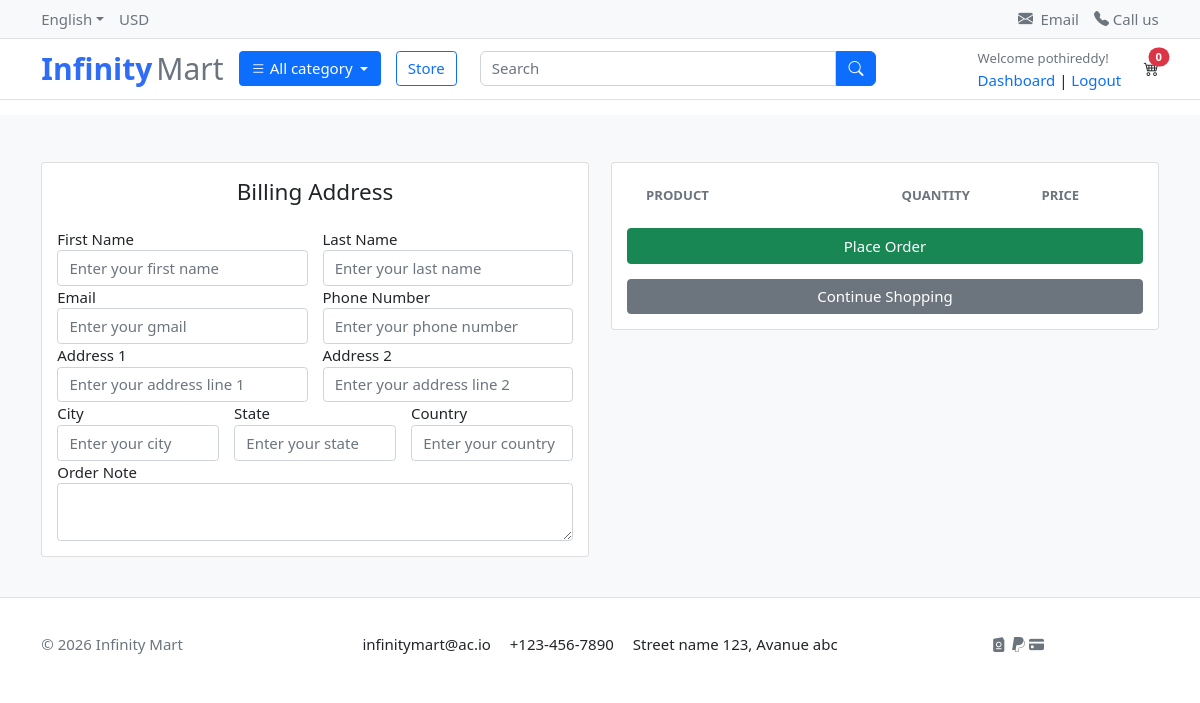
/cart/checkout (signed in), run on an earlier commit of the app's database.
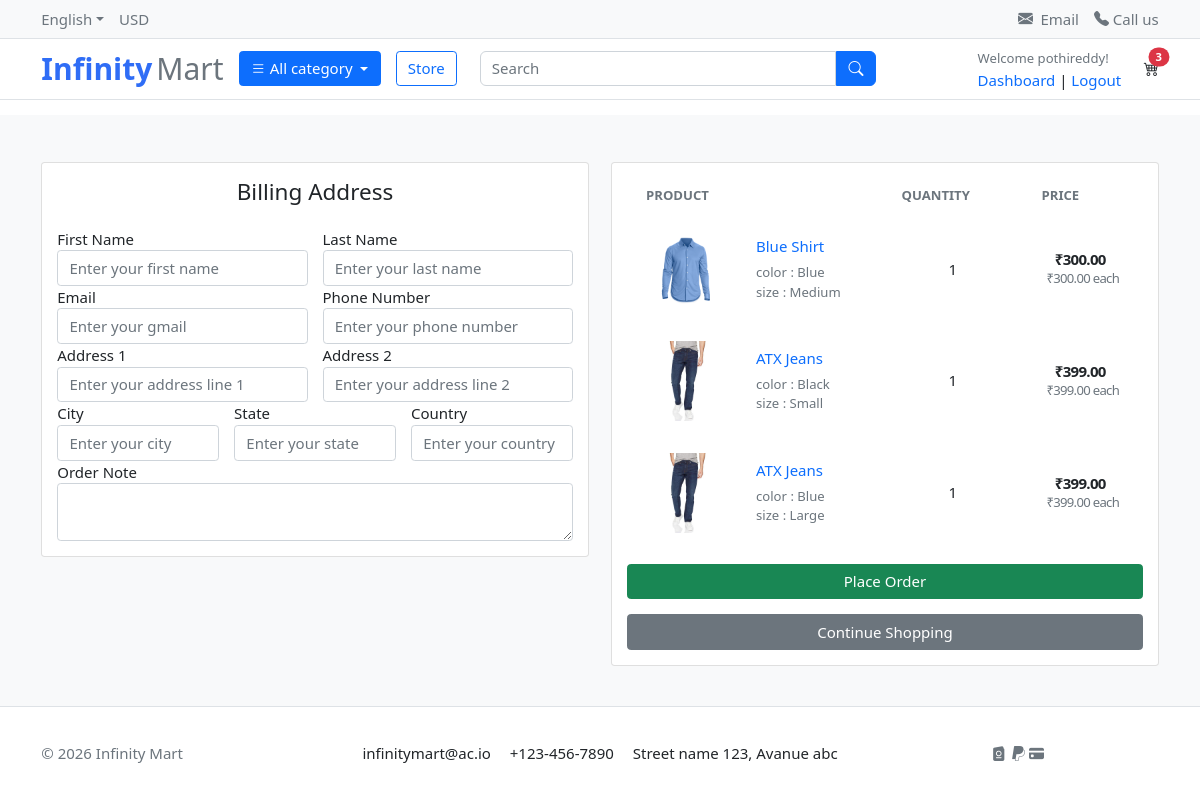
And on a later commit of the database.
### carts/models.py (models this page shows, shortened)
class CartItem(models.Model):
    user=models.ForeignKey(Account, on_delete=models.CASCADE, null=True)
    product=models.ForeignKey(Product,on_delete=models.CASCADE)
    variations=models.ManyToManyField(Variation, blank=True)
    cart=models.ForeignKey(Cart,on_delete=models.CASCADE, null=True)
    quantity=models.IntegerField()
    is_active=models.BooleanField(default=True)
    def sub_total(self):
        return self.product.price * self.quantity

### store/models.py (models this page shows, shortened)
class Product(models.Model):
    product_name = models.CharField(max_length=255)
    slug = models.SlugField(max_length=200, unique=True)
    price = models.DecimalField(max_digits=10, decimal_places=2)
    previous_price = models.DecimalField(max_digits=10, decimal_places=2, null=True, blank=True)
    description = models.TextField(max_length=200, blank=True)
    is_available = models.BooleanField(default=True)
    images = models.ImageField(upload_to='media/products/')
    stock = models.PositiveIntegerField()
    category = models.ForeignKey('category.Category', on_delete=models.CASCADE)
    created_date = models.DateTimeField(auto_now=True)
    modified_date = models.DateTimeField(auto_now=True)
    def get_url(self):
        return reverse('product_detail', args=[self.category.slug, self.slug])

class Variation(models.Model):
    product = models.ForeignKey(Product, on_delete=models.CASCADE)
    variation_category = models.CharField(max_length=100, choices=variation_category_choice)
    variation_value = models.CharField(max_length=100)
    is_active = models.BooleanField(default=True)
    created_date = models.DateTimeField(auto_now=True)
    objects=VariationManager()

### carts/views.py (the view)
# urls.py: path('checkout',checkout,name='checkout'),
@login_required(login_url='login')
def checkout(request,total=0,quantity=0,cart_items=None):
    try:
        tax = 0
        grand_total = 0
        if request.user.is_authenticated:
            cart_items = CartItem.objects.filter(user=request.user, is_active=True)
        else:
            cart = Cart.objects.get(cart_id=cart_id(request))
            cart_items = CartItem.objects.filter(cart=cart, is_active=True)
        for cart_item in cart_items:
            total += (cart_item.product.price * cart_item.quantity)
            quantity += cart_item.quantity
        tax = 2* total / 100
        grand_total = total + tax
    except Cart.DoesNotExist:
        pass #just ignore
    context = {
        'total': total,
        'quantity': quantity,
        'cart_items': cart_items,
        'tax' : tax,
        'grand_total': grand_total,
    }
    return render(request,'store/checkout.html',context)

### carts/context_processor.py (called while the page is built)
def counter(request):
    cart_count = 0
    if 'admin' in request.path:
        return {}
    else:
        try:
            cart = Cart.objects.filter(cart_id=cart_id(request))
            if request.user.is_authenticated:
                cart_items = CartItem.objects.all().filter( user=request.user)
            else:
                cart_items = CartItem.objects.all().filter(cart=cart[:1])
            for cart_item in cart_items:
                cart_count += cart_item.quantity
        except Cart.DoesNotExist:
            cart_count = 0
    return dict(cart_count=cart_count)

### carts/views.py (called while the page is built)
def cart_id(request):
    cart = request.session.session_key
    if not cart:
        request.session.create()
        cart = request.session.session_key
    return cart

### category/context_proessors.py (called while the page is built)
def menu_links(request):
    links = Category.objects.all()
    return dict(links=links)

### category/models.py (called while the page is built)
    def get_url(self):
        return reverse('products_by_category', args=[self.slug])

### templates/store/checkout.html (shortened to what the changed rows need)
{% extends 'base.html' %}
{% load static %}
{% block content %}
<section class="section-content padding-y bg">
    <div class="container">
        <div class="row">
            <aside class="col-lg-6">
                <div class="card mt-2">
                    <div class="card-body ">
                        <table class="table table-borderless table-shopping-cart">
                        <thead class="text-muted">
                            <tr class="small text-uppercase">
                                <th scope="col">Product</th>
                                <th scope="col" width="140">Quantity</th>
                                <th scope="col" width="120">Price</th>
                            </tr>
                        </thead>
                        <tbody >
                            {% for cart_item in cart_items %}
                            <tr>
                                <td style="vertical-align: middle;">
                                    <figure class="itemside align-items-center d-flex ">
                                        <div class="aside"><img src="{{ cart_item.product.images.url }}" height="100px"
                                                width="100px" class="img-sm"></div>
                                        <figcaption class="info m-3">
                                            <a href="{{ cart_item.product.get_url }}" class="title text-primary text-decoration-none">{{ cart_item.product.product_name }}</a>
                                            <p class="text-muted small">
                                                {% if cart_item.variations.all %}
                                                    {% for variation in cart_item.variations.all %}
                                                        {{ variation.variation_category }} : {{ variation.variation_value }}<br>
                                                    {% endfor %}
                                                {% endif %}
                                            </p>
                                        </figcaption>
                                    </figure>
                                </td>
                                <td class="text-center" style="vertical-align: middle;">
                                   <label for="">{{ cart_item.quantity }}</label>
                                </td>
                                <td class="text-center" style="vertical-align: middle;">
                                    <div class="price-wrap">
                                        <var class="price">₹{{ cart_item.sub_total }}</var>
                                        <small class="text-muted"> ₹{{ cart_item.product.price }} each </small>
                                    </div>
                                </td>
                            </tr>
                            {% endfor %}
                        </tbody>
                    </table>
                    </div>
                </div>
            </aside>
        </div>
    </div>
</section>
{% endblock %}

### templates/base.html (shortened to what the changed rows need)
{% load static %}
<!doctype html>
<html lang="en">
<head>
    <link rel="stylesheet" href="https://cdn.jsdelivr.net/npm/bootstrap-icons@1.13.1/font/bootstrap-icons.min.css">
    <link href="https://cdn.jsdelivr.net/npm/bootstrap@5.0.2/dist/css/bootstrap.min.css" rel="stylesheet"
>
    <link rel="stylesheet" href="{% static 'app/css/ui.css' %}">
    <link rel="stylesheet" href="{% static 'app/css/responsive.css' %}">
</head>
<body>
    <nav class="border-bottom mb-3">
        <div class="container py-2">
            <div class="d-flex align-items-center justify-content-between">
                <div class="d-flex align-items-center gap-4">
                    <a href="{% url 'cart' %}" class="position-relative text-dark">
                        <i class="bi bi-cart4"></i>
                        <span class="position-absolute top-0 start-100 translate-middle badge rounded-pill bg-danger">
                            {{ cart_count }}
                        </span>
                    </a>
                </div>
            </div>
        </div>
    </nav>
    {% block content %}
    {% endblock %}
</body>
</html>

What changed in the data, as far as the page shows it:
added CartItem: product.images (picture), product.product_name "Blue Shirt", quantity "1", sub_total "300.00", product.price "300.00"
now on this page (row unchanged): Variation: variation_category "color", variation_value "Blue", shown under "Blue Shirt"
now on this page (row unchanged): Variation: variation_category "size", variation_value "Medium", shown under "Blue Shirt"
added CartItem: product.images (picture), product.product_name "ATX Jeans", quantity "1", sub_total "399.00", product.price "399.00"
now on this page (row unchanged): Variation: variation_category "color", variation_value "Black", shown under "ATX Jeans"
now on this page (row unchanged): Variation: variation_category "size", variation_value "Small", shown under "ATX Jeans"
added CartItem: product.images (picture), product.product_name "ATX Jeans", quantity "1", sub_total "399.00", product.price "399.00"
now on this page (row unchanged): Variation: variation_category "color", variation_value "Blue", shown under "ATX Jeans"
now on this page (row unchanged): Variation: variation_category "size", variation_value "Large", shown under "ATX Jeans"
Also different on the page:
{{ cart_count }}: "0" → "3"
